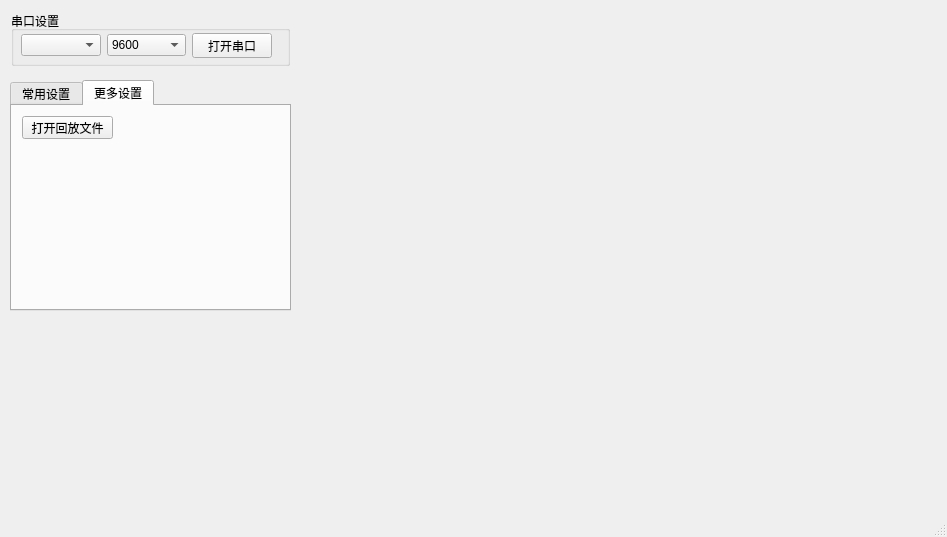
<?xml version="1.0" encoding="UTF-8"?>
<ui version="4.0">
 <class>MainWindow</class>
 <widget class="QMainWindow" name="MainWindow">
  <property name="geometry">
   <rect>
    <x>0</x>
    <y>0</y>
    <width>947</width>
    <height>537</height>
   </rect>
  </property>
  <property name="windowTitle">
   <string>MainWindow</string>
  </property>
  <widget class="QWidget" name="centralwidget">
   <widget class="QGroupBox" name="groupBox">
    <property name="geometry">
     <rect>
      <x>11</x>
      <y>11</y>
      <width>279</width>
      <height>55</height>
     </rect>
    </property>
    <property name="title">
     <string>串口设置</string>
    </property>
    <widget class="QWidget" name="layoutWidget">
     <property name="geometry">
      <rect>
       <x>10</x>
       <y>22</y>
       <width>251</width>
       <height>25</height>
      </rect>
     </property>
     <layout class="QHBoxLayout" name="horizontalLayout_5">
      <item>
       <widget class="QComboBox" name="com_selector"/>
      </item>
      <item>
       <widget class="QComboBox" name="baud_selector">
        <item>
         <property name="text">
          <string>9600</string>
         </property>
        </item>
        <item>
         <property name="text">
          <string>38400</string>
         </property>
        </item>
        <item>
         <property name="text">
          <string>115200</string>
         </property>
        </item>
        <item>
         <property name="text">
          <string>921600</string>
         </property>
        </item>
       </widget>
      </item>
      <item>
       <widget class="QPushButton" name="com_btn">
        <property name="autoFillBackground">
         <bool>true</bool>
        </property>
        <property name="text">
         <string>打开串口</string>
        </property>
       </widget>
      </item>
     </layout>
    </widget>
   </widget>
   <widget class="QTabWidget" name="tabWidget">
    <property name="geometry">
     <rect>
      <x>10</x>
      <y>80</y>
      <width>281</width>
      <height>231</height>
     </rect>
    </property>
    <property name="autoFillBackground">
     <bool>true</bool>
    </property>
    <property name="currentIndex">
     <number>1</number>
    </property>
    <property name="documentMode">
     <bool>false</bool>
    </property>
    <property name="tabsClosable">
     <bool>false</bool>
    </property>
    <property name="movable">
     <bool>false</bool>
    </property>
    <widget class="QWidget" name="tab">
     <attribute name="title">
      <string>常用设置</string>
     </attribute>
     <widget class="QWidget" name="layoutWidget">
      <property name="geometry">
       <rect>
        <x>10</x>
        <y>10</y>
        <width>251</width>
        <height>191</height>
       </rect>
      </property>
      <layout class="QVBoxLayout" name="verticalLayout">
       <item>
        <layout class="QHBoxLayout" name="horizontalLayout">
         <item>
          <widget class="QLabel" name="label">
           <property name="text">
            <string>通道:</string>
           </property>
          </widget>
         </item>
         <item>
          <widget class="QCheckBox" name="check_r1">
           <property name="text">
            <string>R1</string>
           </property>
           <property name="checked">
            <bool>true</bool>
           </property>
          </widget>
         </item>
         <item>
          <widget class="QCheckBox" name="check_r2">
           <property name="text">
            <string>R2</string>
           </property>
          </widget>
         </item>
         <item>
          <widget class="QCheckBox" name="check_r3">
           <property name="text">
            <string>R3</string>
           </property>
          </widget>
         </item>
        </layout>
       </item>
       <item>
        <layout class="QHBoxLayout" name="horizontalLayout_2">
         <item>
          <widget class="QLabel" name="label_2">
           <property name="text">
            <string>增益:</string>
           </property>
          </widget>
         </item>
         <item>
          <widget class="QComboBox" name="gain_selector"/>
         </item>
         <item>
          <widget class="QRadioButton" name="check_2_5g">
           <property name="text">
            <string>2.5G</string>
           </property>
           <property name="checked">
            <bool>false</bool>
           </property>
          </widget>
         </item>
         <item>
          <widget class="QRadioButton" name="check_5g">
           <property name="text">
            <string>5G</string>
           </property>
           <property name="checked">
            <bool>true</bool>
           </property>
          </widget>
         </item>
        </layout>
       </item>
       <item>
        <layout class="QHBoxLayout" name="horizontalLayout_3">
         <item>
          <widget class="QPushButton" name="jz_plus_btn">
           <property name="text">
            <string>校准+</string>
           </property>
          </widget>
         </item>
         <item>
          <widget class="QLineEdit" name="jz_plus_ipt"/>
         </item>
         <item>
          <widget class="QPushButton" name="jz_minus_btn">
           <property name="text">
            <string>校准-</string>
           </property>
          </widget>
         </item>
         <item>
          <widget class="QLineEdit" name="jz_minus_ipt"/>
         </item>
        </layout>
       </item>
       <item>
        <layout class="QHBoxLayout" name="horizontalLayout_4">
         <property name="sizeConstraint">
          <enum>QLayout::SetDefaultConstraint</enum>
         </property>
         <item>
          <widget class="QPushButton" name="delay_btn">
           <property name="text">
            <string>延时</string>
           </property>
          </widget>
         </item>
         <item>
          <widget class="QLineEdit" name="delay_ipt"/>
         </item>
        </layout>
       </item>
      </layout>
     </widget>
    </widget>
    <widget class="QWidget" name="tab_2">
     <attribute name="title">
      <string>更多设置</string>
     </attribute>
     <widget class="QPushButton" name="playback_btn">
      <property name="geometry">
       <rect>
        <x>10</x>
        <y>10</y>
        <width>91</width>
        <height>23</height>
       </rect>
      </property>
      <property name="text">
       <string>打开回放文件</string>
      </property>
     </widget>
    </widget>
   </widget>
   <widget class="QWidget" name="verticalLayoutWidget">
    <property name="geometry">
     <rect>
      <x>300</x>
      <y>10</y>
      <width>631</width>
      <height>491</height>
     </rect>
    </property>
    <layout class="QVBoxLayout" name="figure_layout"/>
   </widget>
  </widget>
  <widget class="QStatusBar" name="statusbar"/>
 </widget>
 <resources/>
 <connections/>
</ui>
